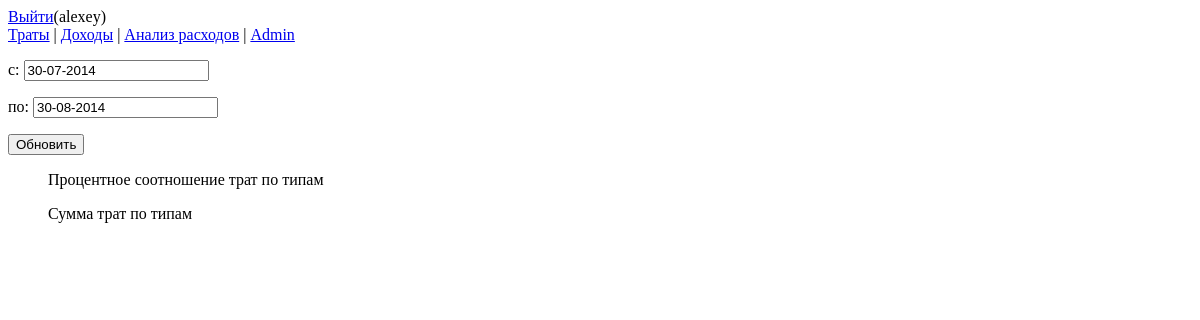
The app's page /analytics/ (signed in), older data.
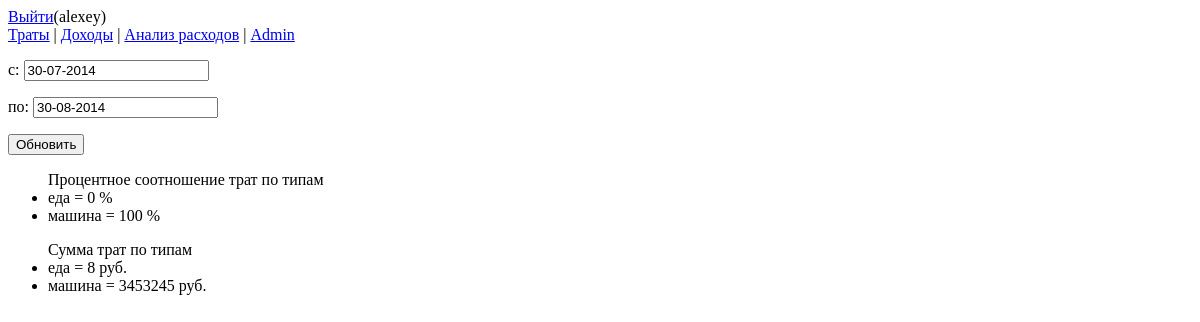
The same page, newer data.
### costs/models.py (models this page shows, shortened)
class SpendingType(models.Model):
    name = models.CharField(max_length=16)

### analytics/views.py (the view, shortened to what this page needs)
@login_required
def analyticsView(request, *args):
    if request.method == 'POST':
        form = DateRangeForm(request.POST)
        if form.is_valid():
            start = form.cleaned_data['startDate']
            end = form.cleaned_data['endDate']
            if start > end:
                end, start = start, end
            start_str = start.strftime('%d-%m-%Y')
            end_str = end.strftime('%d-%m-%Y')
            return HttpResponseRedirect('/analytics/'+start_str+'_'+end_str+'/')
    else:
        if not args:
            end = date.today()
            start = end.replace(month=end.month-1)
            end_str = end.strftime('%d-%m-%Y')
            start_str = start.strftime('%d-%m-%Y')
        form = DateRangeForm(initial={'startDate': start_str,
                                      'endDate': end_str})
    totals = cost_by_type(start, end)
    relation = cost_relation(totals)
    context = {'username': request.user,
               'form': form,
               'totals': totals,
               'relation': relation}
    return render(request,
                  './analytics/index.html',
                  context)

### analytics/forms.py
class DateRangeForm(forms.Form):
    startDate = forms.DateField(required=True,
                                label='с',
                                input_formats=['%d-%m-%Y',
                                               '%d-%m-%y',
                                               '%d/%m/%y',
                                               '%d/%m/%Y',
                                               '%d.%m.%y',
                                               '%d.%m.%Y'])
    endDate = forms.DateField(required=True,
                                label='по',
                                input_formats=['%d-%m-%Y',
                                               '%d-%m-%y',
                                               '%d/%m/%y',
                                               '%d/%m/%Y',
                                               '%d.%m.%y',
                                               '%d.%m.%Y'])

### analytics/views.py (called while the page is built)
def cost_by_type(start, end):
    cost_dict = {
        sp_t.name: sp_t.total
        for sp_t in Sp_t.objects.filter(
            spending__date__gte=start,
            spending__date__lte=end
        ).annotate(total=Sum('spending__money'))
    }
    return cost_dict

### templates/analytics/index.html
{% extends "base.html" %}
{% block content %}
<form method="post">{% csrf_token %}
{{ form.as_p }}
<input type="submit" value="Обновить" />
</form>
<ul>Процентное соотношение трат по типам
{% for type, perc in relation.items %}
  <li>{{type}} = {{perc}} %</li>
{% endfor %}
</ul>
<ul>Сумма трат по типам
{% for type, tot in totals.items %}
  <li>{{type}} = {{tot}} руб.</li>
{% endfor %}
</ul>
{% endblock %}

Row changes from the older to the newer data that the page shows:
added SpendingType: relation "еда", totals "еда"
added SpendingType: relation "машина", totals "машина"
Text that changed along with them:
new list line: "= 0 %"
new list line: "= 100 %"
new list line: "= 8 руб."
new list line: "= 3453245 руб."
